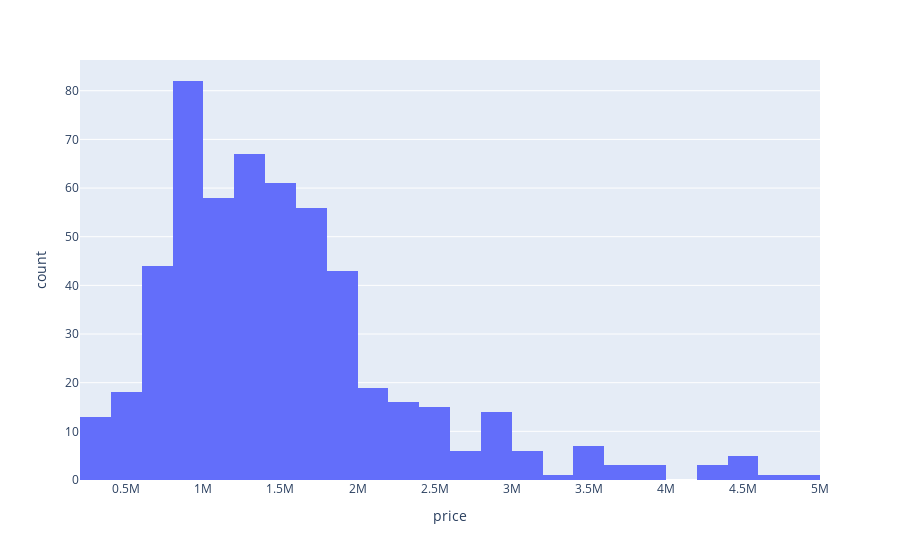

Source (notebook cell):
### Code cell
#Histogram for Price column 
#shows the count of number of houses for all price ranges
fig = px.histogram(d_f, x=d_f['price'])
fig.show()

### Figure 1 — Plotly figure (JSON) as saved in the notebook; plotly's stock layout.template omitted (floating-point values rounded to 4 significant figures; data arrays with more than 128 entries replaced by an {"elided": "..."} marker saying what was removed)
{"data": [{"alignmentgroup": "True", "bingroup": "x", "hovertemplate": "price=%{x}<br>count=%{y}<extra></extra>", "legendgroup": "", "marker": {"color": "#636efa", "pattern": {"shape": ""}}, "name": "", "offsetgroup": "", "orientation": "v", "showlegend": false, "type": "histogram", "x": {"elided": "542 int values"}, "xaxis": "x", "yaxis": "y"}], "layout": {"barmode": "relative", "legend": {"tracegroupgap": 0}, "margin": {"t": 60}, "xaxis": {"anchor": "y", "domain": [0, 1], "title": {"text": "price"}}, "yaxis": {"anchor": "x", "domain": [0, 1], "title": {"text": "count"}}}}
